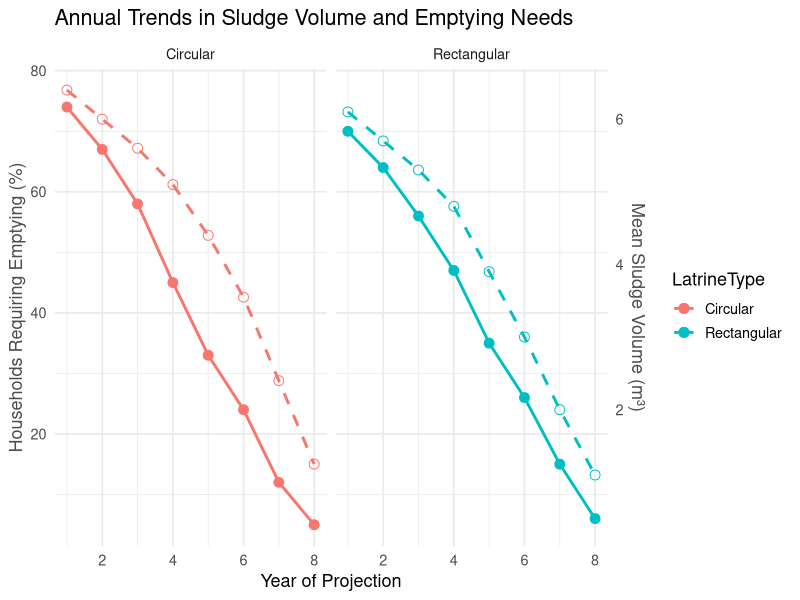

Write the R code that produced this figure.
## ---- chunk 1
#| label: fig-sankey
#| fig-cap: "Projected annual trends in sludge volume and pit emptying needs by latrine type over an eight-year period."
#| fig-subcap: "The solid lines show the proportion of households requiring pit emptying each year, while the dashed lines represent the mean sludge volume."
#| fig-align: center
#| out.width: "100%"
#| echo: false
#| message: false
#| warning: false
#echo
# Load packages
library(ggplot2)
library(dplyr)
library(scales)

# Dataset
data <- data.frame(
  Year = rep(1:8, 2),
  LatrineType = rep(c("Circular", "Rectangular"), each = 8),
  Volume = c(6.4, 6.0, 5.6, 5.1, 4.4, 3.55, 2.4, 1.25,
             6.1, 5.7, 5.3, 4.8, 3.9, 3.0, 2.0, 1.1),
  EmptyingRate = c(74, 67, 58, 45, 33, 24, 12, 5,
                   70, 64, 56, 47, 35, 26, 15, 6)
)

# Dual-axis plot: Sludge Volume + Emptying Rate
ggplot(data, aes(x = Year, colour = LatrineType)) +
  geom_line(aes(y = EmptyingRate), linewidth = 1) +
  geom_point(aes(y = EmptyingRate), size = 3) +
  geom_line(aes(y = Volume * 12), linetype = "dashed", linewidth = 1) +
  geom_point(aes(y = Volume * 12), shape = 1, size = 3) +
  facet_wrap(~ LatrineType) +
  scale_y_continuous(
    name = "Households Requiring Emptying (%)",
    sec.axis = sec_axis(~./12, name = "Mean Sludge Volume (m³)")
  ) +
  labs(
    title = "Annual Trends in Sludge Volume and Emptying Needs",
    x = "Year of Projection"
  ) +
  theme_minimal(base_size = 13) +
  theme(
    axis.title.y.right = element_text(colour = "grey30"),
    axis.title.y.left = element_text(colour = "grey30")
  )

